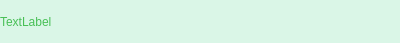
<?xml version="1.0" encoding="UTF-8"?>
<ui version="4.0">
 <class>friendLabel</class>
 <widget class="QWidget" name="friendLabel">
  <property name="geometry">
   <rect>
    <x>0</x>
    <y>0</y>
    <width>400</width>
    <height>43</height>
   </rect>
  </property>
  <property name="minimumSize">
   <size>
    <width>0</width>
    <height>43</height>
   </size>
  </property>
  <property name="maximumSize">
   <size>
    <width>16777215</width>
    <height>43</height>
   </size>
  </property>
  <property name="windowTitle">
   <string>Form</string>
  </property>
  <property name="styleSheet">
   <string notr="true">background-color: rgb(218, 246, 231);
color: rgb(72, 191, 86);
border-radius: 10px;</string>
  </property>
  <layout class="QHBoxLayout" name="horizontalLayout">
   <property name="spacing">
    <number>0</number>
   </property>
   <property name="leftMargin">
    <number>0</number>
   </property>
   <property name="topMargin">
    <number>0</number>
   </property>
   <property name="rightMargin">
    <number>0</number>
   </property>
   <property name="bottomMargin">
    <number>0</number>
   </property>
   <item>
    <widget class="QLabel" name="tipLabel">
     <property name="text">
      <string>TextLabel</string>
     </property>
    </widget>
   </item>
   <item>
    <widget class="QWidget" name="closeWidget" native="true">
     <property name="minimumSize">
      <size>
       <width>25</width>
       <height>25</height>
      </size>
     </property>
     <property name="maximumSize">
      <size>
       <width>25</width>
       <height>25</height>
      </size>
     </property>
     <layout class="QHBoxLayout" name="horizontalLayout_2">
      <property name="spacing">
       <number>0</number>
      </property>
      <property name="leftMargin">
       <number>0</number>
      </property>
      <property name="topMargin">
       <number>0</number>
      </property>
      <property name="rightMargin">
       <number>0</number>
      </property>
      <property name="bottomMargin">
       <number>0</number>
      </property>
      <item>
       <widget class="ClickedLabel" name="closeLabel">
        <property name="minimumSize">
         <size>
          <width>15</width>
          <height>15</height>
         </size>
        </property>
        <property name="maximumSize">
         <size>
          <width>15</width>
          <height>15</height>
         </size>
        </property>
        <property name="styleSheet">
         <string notr="true">border-image: url(:/res/tipclose.png);</string>
        </property>
        <property name="text">
         <string/>
        </property>
       </widget>
      </item>
     </layout>
    </widget>
   </item>
  </layout>
 </widget>
 <customwidgets>
  <customwidget>
   <class>ClickedLabel</class>
   <extends>QLabel</extends>
   <header>clickedlabel.h</header>
  </customwidget>
 </customwidgets>
 <resources/>
 <connections/>
</ui>
